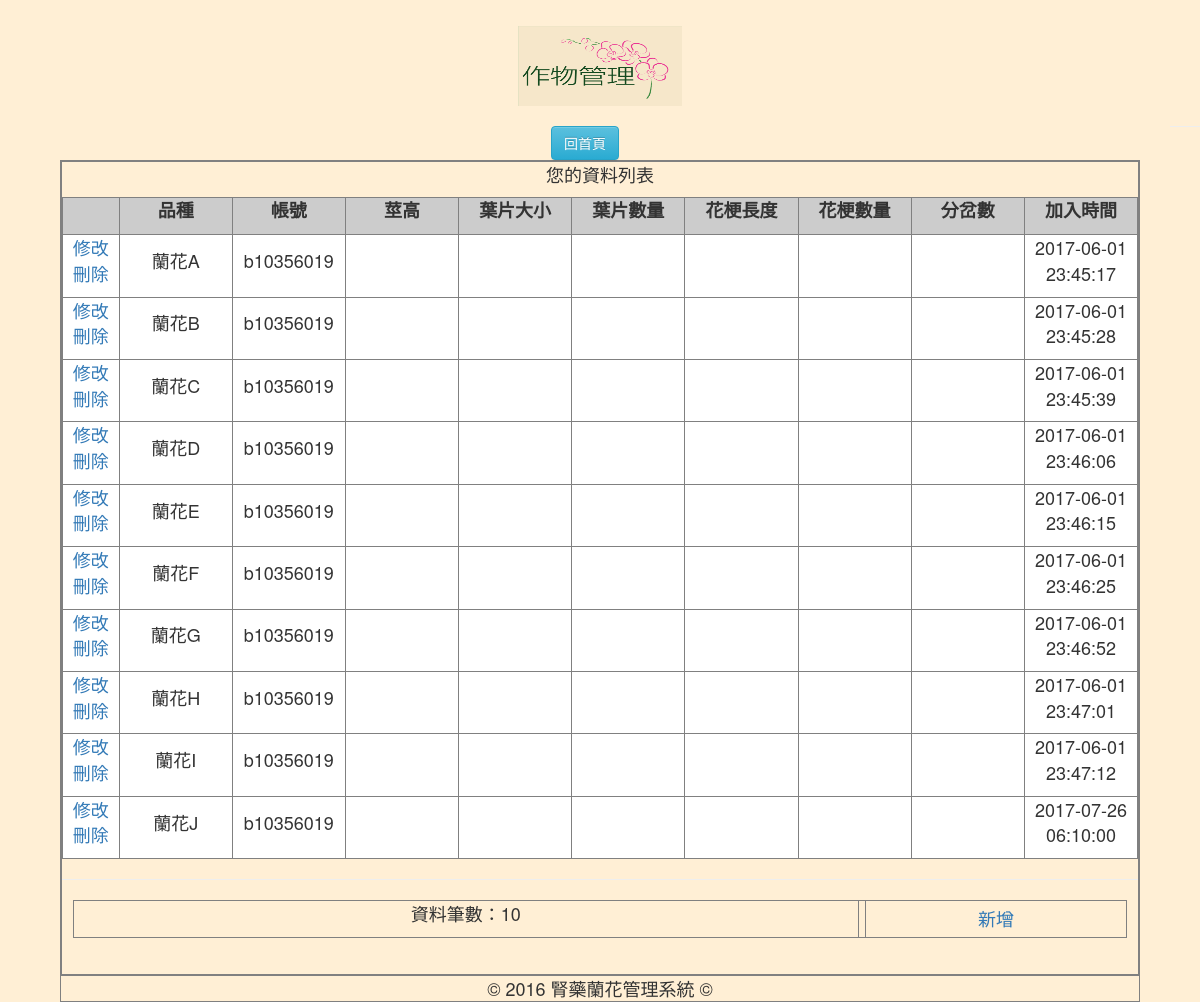
The app's page /CM_admin.php with its own data.
### tables this page shows
CREATE TABLE `flower` (
  `f_id` int(255) UNSIGNED NOT NULL,
  `f_biology` varchar(100) NOT NULL COMMENT '品種',
  `f_username` varchar(100) NOT NULL COMMENT '使用者',
  `f_location` enum('左','中','右') NOT NULL,
  `f_date` date NOT NULL,
  `f_jointime` timestamp NULL DEFAULT CURRENT_TIMESTAMP ON UPDATE CURRENT_TIMESTAMP
);

### CM_admin.php (the view, shortened to what this page needs)
<?php
$query_RecMember = "SELECT * FROM `memberdata` WHERE `m_username`='".$_SESSION["loginMember"]."'";
$RecMember = mysql_query($query_RecMember);
$row_RecMember=mysql_fetch_assoc($RecMember);
$pageRow_records = 10;
$num_pages = 1;
$startRow_records = ($num_pages -1) * $pageRow_records;
$query_RecFlower = "SELECT * FROM `flower` ORDER BY `f_username` DESC ";
$query_limit_RecFlower = $query_RecFlower." LIMIT ".$startRow_records.", ".$pageRow_records;
$RecFlower = mysql_query($query_limit_RecFlower);
$all_RecFlower = mysql_query($query_RecFlower);
$total_records = mysql_num_rows($all_RecFlower);
?>
<!DOCTYPE html>
<html>
<head>
    <link rel="stylesheet" href="https://maxcdn.bootstrapcdn.com/bootstrap/3.3.1/css/bootstrap.min.css">
    <link rel="stylesheet" href="https://maxcdn.bootstrapcdn.com/bootstrap/3.3.1/css/bootstrap-theme.min.css">
</head>
<body style="text-align:center;font-size:18px;background-color:#FFEFD5;" >
<br>
<img src="img/CM.gif" alt="作物管理" width="164" height="80">
<form name="fromCM" method="" action="">
<div class="row col-xs-12">
  <input type="button" class="btn btn-info" size="12" value="回首頁" onclick="location.href='index.php'">
</div>
<hr>
<table width="90%" border="1px" align="center" cellpadding="4" cellspacing="0">
  <tr>
    <td class="tdbline"><table width="100%" border="1px" cellspacing="0" cellpadding="10">
      <tr valign="top">
        <td class="tdrline"><p class="title"><?php echo $row_RecMember["m_username"];?> 您的資料列表 </p>
          <table width="100%"  border="1px" cellpadding="0" cellspacing="0" bgcolor="#F0F0F0" >
            <tr >
              <th width="5%" bgcolor="#CCCCCC">&nbsp;</th>
              <th width="10%" bgcolor="#CCCCCC" style="text-align:center;"><p>品種</p></th>
              <th width="10%" bgcolor="#CCCCCC" style="text-align:center;"><p>帳號</p></th>
              <th width="10%" bgcolor="#CCCCCC" style="text-align:center;"><p>莖高</p></th>
              <th width="10%" bgcolor="#CCCCCC" style="text-align:center;"><p>葉片大小</p></th>
              <th width="10%" bgcolor="#CCCCCC" style="text-align:center;"><p>葉片數量</p></th>
              <th width="10%" bgcolor="#CCCCCC" style="text-align:center;"><p>花梗長度</p></th>
              <th width="10%" bgcolor="#CCCCCC" style="text-align:center;"><p>花梗數量</p></th>
              <th width="10%" bgcolor="#CCCCCC" style="text-align:center;"><p>分岔數</p></th>
              <th width="10%" bgcolor="#CCCCCC" style="text-align:center;"><p>加入時間</p></th>
            </tr>
      <?php while($row_RecFlower=mysql_fetch_assoc($RecFlower)){ ?>
            <tr>
              <td width="5%" align="center" bgcolor="#FFFFFF"><p><a href="CM_update.php?id=<?php echo $row_RecFlower["f_id"];?>">修改</a><br>
                <a href="?action=delete&id=<?php echo $row_RecFlower["f_id"];?>" onClick="return deletesure();">刪除</a></p></td>
              <td width="10%" align="center" bgcolor="#FFFFFF"><p><?php echo $row_RecFlower["f_biology"];?></p></td>
              <td width="10%" align="center" bgcolor="#FFFFFF"><p><?php echo $row_RecFlower["f_username"];?></p></td>
              <td width="10%" align="center" bgcolor="#FFFFFF"><p><?php echo $row_RecFlower["f_stems"];?></p></td>
              <td width="10%" align="center" bgcolor="#FFFFFF"><p><?php echo $row_RecFlower["f_leafsize"];?></p></td>
              <td width="10%" align="center" bgcolor="#FFFFFF"><p><?php echo $row_RecFlower["f_leafNum"];?></p></td>
              <td width="10%" align="center" bgcolor="#FFFFFF"><p><?php echo $row_RecFlower["f_pedlength"];?></p></td>
              <td width="10%" align="center" bgcolor="#FFFFFF"><p><?php echo $row_RecFlower["f_pedNum"];?></p></td>
              <td width="10%" align="center" bgcolor="#FFFFFF"><p><?php echo $row_RecFlower["f_bifNum"];?></p></td>
              <td width="10%" align="center" bgcolor="#FFFFFF"><p><?php echo $row_RecFlower["f_jointime"];?></p></td>
            </tr>
      <?php }?>
          </table>
          <hr size="1" />
          <table width="98%" border="1px" align="center" cellpadding="4" cellspacing="0">
            <tr>
              <td valign="middle"><p>資料筆數：<?php echo $total_records;?></p></td>
              <td align="right"></td>
                <td rowspan="2"><a href="CM_join.php">新增</a></td>
            </tr>
          </table>          <p>&nbsp;</p>
          </td>
      </tr>
    </table></td>
  </tr>
  <tr>
    <td align="center">© 2016 腎藥蘭花管理系統 ©</td>
  </tr>
</table>
</body>
</html>

### records on screen
flower: f_biology "蘭花A", f_username "b10356019", f_jointime "2017-06-01 23:45:17"
flower: f_biology "蘭花B", f_username "b10356019", f_jointime "2017-06-01 23:45:28"
flower: f_biology "蘭花C", f_username "b10356019", f_jointime "2017-06-01 23:45:39"
flower: f_biology "蘭花D", f_username "b10356019", f_jointime "2017-06-01 23:46:06"
flower: f_biology "蘭花E", f_username "b10356019", f_jointime "2017-06-01 23:46:15"
flower: f_biology "蘭花F", f_username "b10356019", f_jointime "2017-06-01 23:46:25"
flower: f_biology "蘭花G", f_username "b10356019", f_jointime "2017-06-01 23:46:52"
flower: f_biology "蘭花H", f_username "b10356019", f_jointime "2017-06-01 23:47:01"
flower: f_biology "蘭花I", f_username "b10356019", f_jointime "2017-06-01 23:47:12"
flower: f_biology "蘭花J", f_username "b10356019", f_jointime "2017-07-26 06:10:00"

### other values on screen
$total_records "10"
